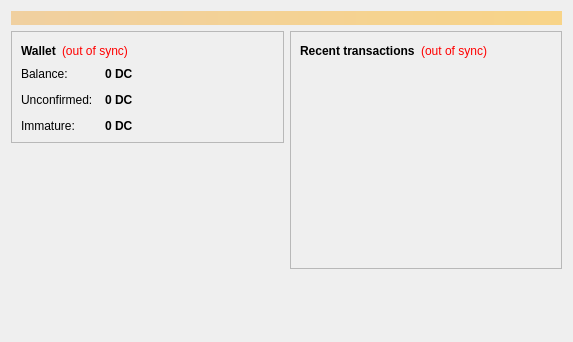
<?xml version="1.0" encoding="UTF-8"?>
<ui version="4.0">
 <class>OverviewPage</class>
 <widget class="QWidget" name="OverviewPage">
  <property name="geometry">
   <rect>
    <x>0</x>
    <y>0</y>
    <width>573</width>
    <height>342</height>
   </rect>
  </property>
  <property name="windowTitle">
   <string>Form</string>
  </property>
  <layout class="QVBoxLayout" name="topLayout">
   <item>
    <widget class="QLabel" name="labelAlerts">
     <property name="visible">
      <bool>false</bool>
     </property>
     <property name="styleSheet">
      <string notr="true">background-color: qlineargradient(x1: 0, y1: 0, x2: 1, y2: 0, stop:0 #F0D0A0, stop:1 #F8D488); color:#000000;</string>
     </property>
     <property name="wordWrap">
      <bool>true</bool>
     </property>
     <property name="margin">
      <number>3</number>
     </property>
    </widget>
   </item>
   <item>
    <layout class="QHBoxLayout" name="horizontalLayout" stretch="1,1">
     <item>
      <layout class="QVBoxLayout" name="verticalLayout_2">
       <item>
        <widget class="QFrame" name="frame">
         <property name="frameShape">
          <enum>QFrame::StyledPanel</enum>
         </property>
         <property name="frameShadow">
          <enum>QFrame::Raised</enum>
         </property>
         <layout class="QVBoxLayout" name="verticalLayout_4">
          <item>
           <layout class="QHBoxLayout" name="horizontalLayout_4">
            <item>
             <widget class="QLabel" name="label_5">
              <property name="font">
               <font>
                <weight>75</weight>
                <bold>true</bold>
               </font>
              </property>
              <property name="text">
               <string>Wallet</string>
              </property>
             </widget>
            </item>
            <item>
             <widget class="QLabel" name="labelWalletStatus">
              <property name="toolTip">
               <string>The displayed information may be out of date. Your wallet automatically synchronizes with the DemonCoin network after a connection is established, but this process has not completed yet.</string>
              </property>
              <property name="styleSheet">
               <string notr="true">QLabel { color: red; }</string>
              </property>
              <property name="text">
               <string notr="true">(out of sync)</string>
              </property>
              <property name="alignment">
               <set>Qt::AlignLeading|Qt::AlignLeft|Qt::AlignVCenter</set>
              </property>
             </widget>
            </item>
            <item>
             <spacer name="horizontalSpacer_2">
              <property name="orientation">
               <enum>Qt::Horizontal</enum>
              </property>
              <property name="sizeHint" stdset="0">
               <size>
                <width>40</width>
                <height>20</height>
               </size>
              </property>
             </spacer>
            </item>
           </layout>
          </item>
          <item>
           <layout class="QFormLayout" name="formLayout_2">
            <property name="fieldGrowthPolicy">
             <enum>QFormLayout::AllNonFixedFieldsGrow</enum>
            </property>
            <property name="horizontalSpacing">
             <number>12</number>
            </property>
            <property name="verticalSpacing">
             <number>12</number>
            </property>
            <item row="0" column="0">
             <widget class="QLabel" name="label">
              <property name="text">
               <string>Balance:</string>
              </property>
             </widget>
            </item>
            <item row="0" column="1">
             <widget class="QLabel" name="labelBalance">
              <property name="font">
               <font>
                <weight>75</weight>
                <bold>true</bold>
               </font>
              </property>
              <property name="cursor">
               <cursorShape>IBeamCursor</cursorShape>
              </property>
              <property name="toolTip">
               <string>Your current balance</string>
              </property>
              <property name="text">
               <string notr="true">0 DC</string>
              </property>
              <property name="textInteractionFlags">
               <set>Qt::LinksAccessibleByMouse|Qt::TextSelectableByKeyboard|Qt::TextSelectableByMouse</set>
              </property>
             </widget>
            </item>
            <item row="1" column="0">
             <widget class="QLabel" name="label_3">
              <property name="text">
               <string>Unconfirmed:</string>
              </property>
             </widget>
            </item>
            <item row="1" column="1">
             <widget class="QLabel" name="labelUnconfirmed">
              <property name="font">
               <font>
                <weight>75</weight>
                <bold>true</bold>
               </font>
              </property>
              <property name="cursor">
               <cursorShape>IBeamCursor</cursorShape>
              </property>
              <property name="toolTip">
               <string>Total of transactions that have yet to be confirmed, and do not yet count toward the current balance</string>
              </property>
              <property name="text">
               <string notr="true">0 DC</string>
              </property>
              <property name="textInteractionFlags">
               <set>Qt::LinksAccessibleByMouse|Qt::TextSelectableByKeyboard|Qt::TextSelectableByMouse</set>
              </property>
             </widget>
            </item>
            <item row="2" column="0">
             <widget class="QLabel" name="labelImmatureText">
              <property name="text">
               <string>Immature:</string>
              </property>
             </widget>
            </item>
            <item row="2" column="1">
             <widget class="QLabel" name="labelImmature">
              <property name="font">
               <font>
                <weight>75</weight>
                <bold>true</bold>
               </font>
              </property>
              <property name="toolTip">
               <string>Mined balance that has not yet matured</string>
              </property>
              <property name="text">
               <string notr="true">0 DC</string>
              </property>
              <property name="textInteractionFlags">
               <set>Qt::LinksAccessibleByMouse|Qt::TextSelectableByKeyboard|Qt::TextSelectableByMouse</set>
              </property>
             </widget>
            </item>
           </layout>
          </item>
         </layout>
        </widget>
       </item>
       <item>
        <spacer name="verticalSpacer">
         <property name="orientation">
          <enum>Qt::Vertical</enum>
         </property>
         <property name="sizeHint" stdset="0">
          <size>
           <width>20</width>
           <height>40</height>
          </size>
         </property>
        </spacer>
       </item>
        <item>
         <widget class="QLabel" name="label_wallet_bgcoin">
          <property name="text">
           <string/>
          </property>
          <property name="pixmap">
           <pixmap resource="../bitcoin.qrc">:/images/wallet_bgcoin</pixmap>
          </property>
          <property name="scaledContents">
           <bool>false</bool>
          </property>
          <property name="alignment">
           <set>Qt::AlignCenter</set>
          </property>
          <property name="margin">
           <number>-2</number>
          </property>
         </widget>
        </item>
        <item>
         <widget class="QLabel" name="label_6">
          <property name="text">
           <string/>
          </property>
         </widget>
        </item>
      </layout>
     </item>
     <item>
      <layout class="QVBoxLayout" name="verticalLayout_3">
       <item>
        <widget class="QFrame" name="frame_2">
         <property name="frameShape">
          <enum>QFrame::StyledPanel</enum>
         </property>
         <property name="frameShadow">
          <enum>QFrame::Raised</enum>
         </property>
         <layout class="QVBoxLayout" name="verticalLayout">
          <item>
           <layout class="QHBoxLayout" name="horizontalLayout_2">
            <item>
             <widget class="QLabel" name="label_4">
              <property name="text">
               <string>&lt;b&gt;Recent transactions&lt;/b&gt;</string>
              </property>
             </widget>
            </item>
            <item>
             <widget class="QLabel" name="labelTransactionsStatus">
              <property name="toolTip">
               <string>The displayed information may be out of date. Your wallet automatically synchronizes with the DemonCoin network after a connection is established, but this process has not completed yet.</string>
              </property>
              <property name="styleSheet">
               <string notr="true">QLabel { color: red; }</string>
              </property>
              <property name="text">
               <string notr="true">(out of sync)</string>
              </property>
              <property name="alignment">
               <set>Qt::AlignRight|Qt::AlignTrailing|Qt::AlignVCenter</set>
              </property>
             </widget>
            </item>
            <item>
             <spacer name="horizontalSpacer">
              <property name="orientation">
               <enum>Qt::Horizontal</enum>
              </property>
              <property name="sizeHint" stdset="0">
               <size>
                <width>40</width>
                <height>20</height>
               </size>
              </property>
             </spacer>
            </item>
           </layout>
          </item>
          <item>
           <widget class="QListView" name="listTransactions">
            <property name="styleSheet">
             <string notr="true">QListView { background: transparent; }</string>
            </property>
            <property name="frameShape">
             <enum>QFrame::NoFrame</enum>
            </property>
            <property name="verticalScrollBarPolicy">
             <enum>Qt::ScrollBarAlwaysOff</enum>
            </property>
            <property name="horizontalScrollBarPolicy">
             <enum>Qt::ScrollBarAlwaysOff</enum>
            </property>
            <property name="selectionMode">
             <enum>QAbstractItemView::NoSelection</enum>
            </property>
           </widget>
          </item>
         </layout>
        </widget>
       </item>
       <item>
        <spacer name="verticalSpacer_2">
         <property name="orientation">
          <enum>Qt::Vertical</enum>
         </property>
         <property name="sizeHint" stdset="0">
          <size>
           <width>20</width>
           <height>40</height>
          </size>
         </property>
        </spacer>
       </item>
      </layout>
     </item>
    </layout>
   </item>
  </layout>
 </widget>
 <resources/>
 <connections/>
</ui>
